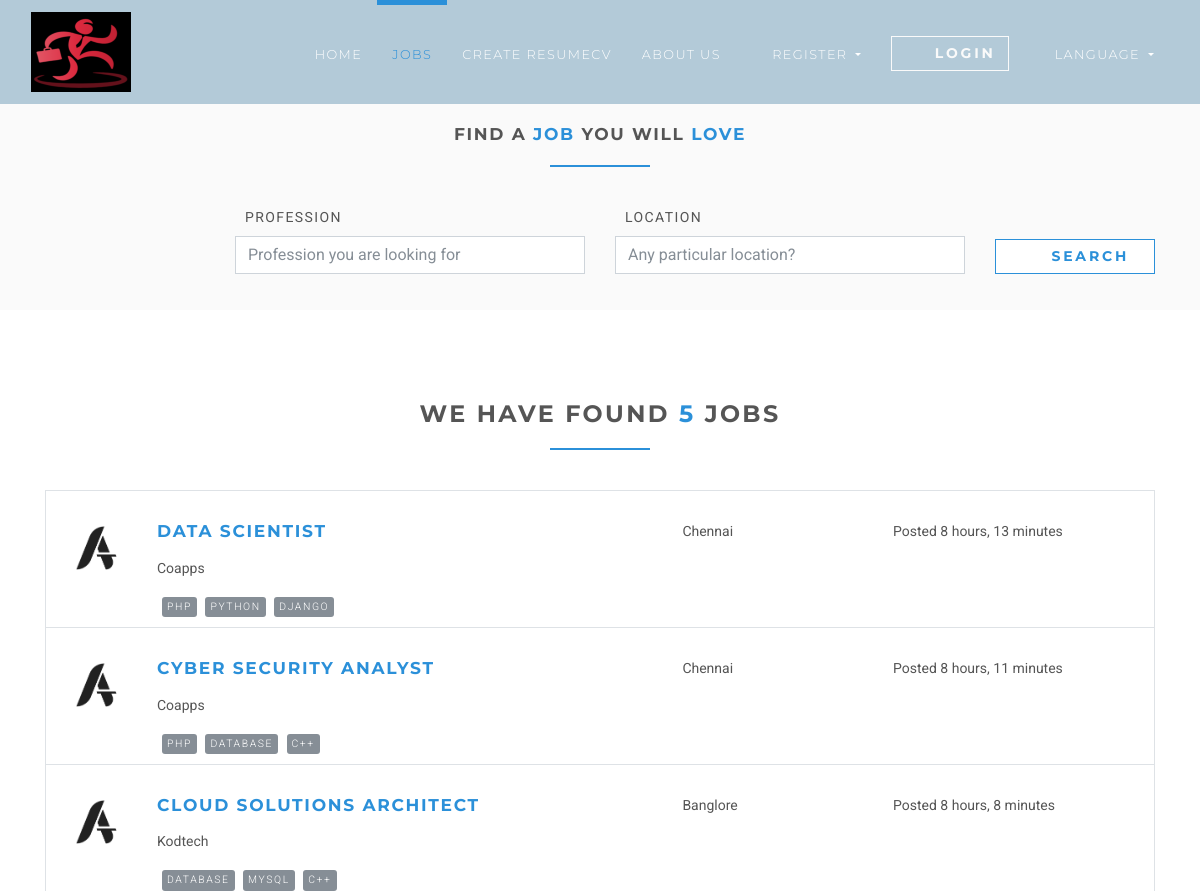
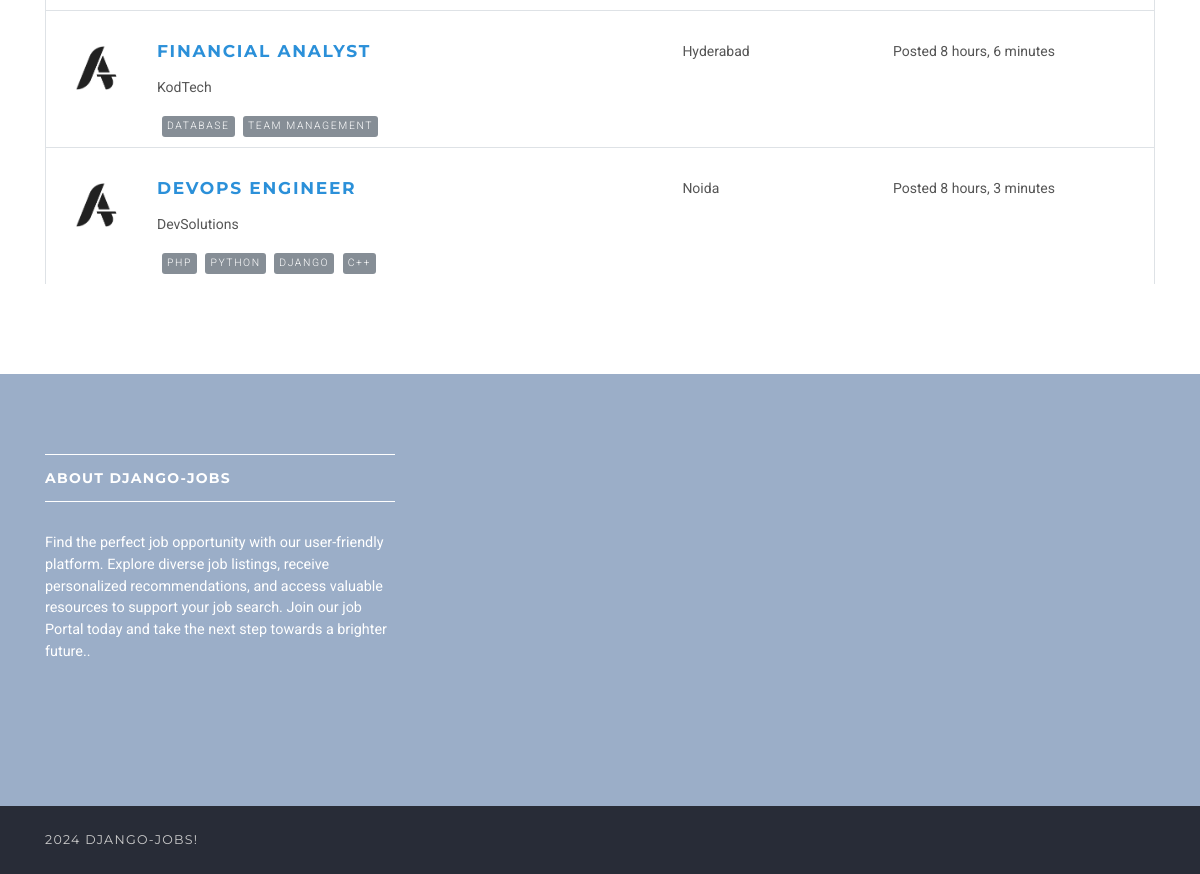
The page /en/jobs/ on the database its author committed (2 pictures, top to bottom).
### jobsapp/models.py (models this page shows, shortened)
class Job(models.Model):
    user = models.ForeignKey(User, on_delete=models.CASCADE)
    title = models.CharField(max_length=300)
    description = models.TextField()
    location = models.CharField(max_length=150)
    type = models.CharField(choices=JOB_TYPE, max_length=10)
    category = models.CharField(max_length=100)
    last_date = models.DateTimeField()
    company_name = models.CharField(max_length=100)
    company_description = models.CharField(max_length=300)
    website = models.CharField(max_length=100, default="")
    created_at = models.DateTimeField(default=timezone.now)
    filled = models.BooleanField(default=False)
    salary = models.IntegerField(default=0, blank=True)
    tags = models.ManyToManyField(Tag)
    vacancy = models.IntegerField(default=1)
    objects = JobManager()
    class Meta:
        ordering = ["id"]

### tags/models.py (models this page shows, shortened)
class Tag(models.Model):
    name = models.CharField(max_length=100)

### jobsapp/views/home.py (the view)
# urls.py: path("jobs/", JobListView.as_view(), name="jobs"),
class JobListView(ListView):
    model = Job
    template_name = "jobs/jobs.html"
    context_object_name = "jobs"
    paginate_by = 5
    def get_queryset(self):
        return self.model.objects.unfilled()
    def get_context_data(self, **kwargs):
        data = super().get_context_data(**kwargs)
        data['total_jobs'] = self.model.objects.unfilled().count()
        return data

### jobsapp/manager.py (called while the page is built)
    def unfilled(self, *args, **kwargs):
        return self.filter(filled=False, *args, **kwargs)

### templates/jobs/jobs.html (shortened to what this page needs)
{% extends 'base.html' %}
{% load static %}
{% load is_favorited %}
{% block content %}
    <section class="job-form-section job-form-section--compressed">
        <div class="container">
            <h4 class="heading">Find a <span class="accent">job </span> you will <span class="accent">love</span></h4>
            <form id="job-main-form" method="get" class="job-main-form">
                <div class="controls">
                    <div class="row align-items-end">
                        <div class="col-sm-1 col-lg-2"></div>
                        <div class="col-sm-5 col-lg-4 form-group">
                            <label for="profession">Profession</label>
                            <input type="text" id="profession" name="profession"
                                   placeholder="Profession you are looking for" class="form-control">
                        </div>
                        <div class="col-sm-5 col-lg-4 form-group">
                            <label for="location">Location</label>
                            <input type="text" id="location" name="location" placeholder="Any particular location?"
                                   value="" class="form-control">
                        </div>
                        <div class="col-sm-1 col-lg-2 form-group">
                            <button type="submit" class="btn btn-outline-white-primary job-main-form__button">
                                <i class="fa fa-search"></i> Search
                            </button>
                        </div>
                    </div>
                </div>
            </form>
        </div>
    </section>
    <section>
        <div class="container">
            <h3 class="heading">We have found <span class="accent">{{ total_jobs }}</span> jobs</h3>
            {% for job in jobs %}
                <div class="job-listing  ">
                    <div class="row">
                        <div class="col-md-12 col-lg-6">
                            <div class="row">
                                <div class="col-2">
                                    <img src="{% static 'img/company-1.png' %}"
                                         alt="company image " class="img-fluid">
                                </div>
                                <div class="col-10">
                                    <h4 class="job__title"><a
                                            href="{% url 'jobs:jobs-detail' job.id %}">{{ job.title }}</a></h4>
                                    <p class="job__company">
                                        {{ job.company_name }}
                                    </p>
                                    {% for tag in job.tags.all %}
                                        <span style="color: #ffffff;" class="badge featured-badge badge-secondary">{{ tag.name }}</span>
                                    {% endfor %}
                                </div>
                            </div>
                        </div>
                        <div class="col-10 col-md-3 col-lg-2 ml-auto">
                            <i class="fa fa-map-marker job__location"></i>
                            {{ job.location }}
                        </div>
                        <div class="col-10 col-md-3 col-lg-3 ml-auto">
                            <p>Posted {{ job.created_at|timesince }}</p>
                        </div>
                    </div>
                </div>
            {% endfor %}
        </div>
    </section>
{% endblock %}

### static/css/style.default.css (style rules this page uses)
html { height:100% }
body { height:100% }
section { position:relative;padding-top:90px;padding-bottom:90px }
button { cursor:pointer }
.heading { text-align:center;margin-bottom:40px }
.heading:after { content:" ";display:block;width:100px;height:2px;margin:20px auto 20px;background:#2b90d9 }
a,button { -webkit-transition:all .2s ease-out;transition:all .2s ease-out }
a i.fa,button i.fa { margin:0 5px }
.accent { color:#2b90d9 }
.badge { text-transform:uppercase;letter-spacing:.2em;font-weight:400;font-size:0.65rem;padding:7px }
.featured-badge { font-weight:300;border-radius:3px;margin-left:5px;padding:5px;letter-spacing:0.1rem }
.job-form-section { padding:80px 0;background:#fafafa }
.job-form-section .job-main-form { margin-bottom:40px }
.job-form-section .job-main-form label { text-transform:uppercase;letter-spacing:0.1em;margin-left:10px }
.job-form-section.job-form-section--compressed { padding:20px }
.job-form-section.job-form-section--compressed .job-main-form { margin-bottom:0 }
.job-main-form__button { margin-top:15px;display:block;width:100% }
.job-listing { border:solid 1px #dee2e6;border-bottom:none;padding-top:30px;padding-bottom:10px;padding-left:19px;padding-right:15px;clear:both;-webkit-transition:all .2s ease-out;transition:all .2s ease-out }
.job__title { margin-top:0 }
.job__location { margin-right:5px;color:#868e96 }
.btn { font-weight:700;font-family:"Montserrat",Helvetica,Arial,sans-serif;border:1px solid transparent;text-transform:uppercase;letter-spacing:0.2em;padding:.375rem .75rem;font-size:.875rem;line-height:1.5;border-radius:0;-webkit-transition:background-color 0.15s ease-in-out,border-color 0.15s ease-in-out,-webkit-box-shadow 0.15s ease-in-out;transition:background-color 0.15s ease-in-out,border-color 0.15s ease-in-out,-webkit-box-shadow 0.15s ease-in-out;transition:background-color 0.15s ease-in-out,border-color 0.15s ease-in-out,box-shadow 0.15s ease-in-out;transition:background-color 0.15s ease-in-out,border-color 0.15s ease-in-out,box-shadow 0.15s ease-in-out,-webkit-box-shadow 0.15s ease-in-out }
.btn-outline-white-primary { color:#2b90d9;background-color:#fff;background-image:none;border-color:#2b90d9 }
body { font-family:"Roboto",Helvetica,Arial,sans-serif;font-size:.875rem;font-weight:400;line-height:1.5;color:#555;background-color:#fff }
a { color:#2b90d9;text-decoration:none }
h1,h2,h3,h4,h5,h6,.h1,.h2,.h3,.h4,.box-simple h3,.box-image .name h3,.box-image-text .top .name h3,.box-image-text .top .name h4,.h5,.h6 { margin-bottom:1rem;font-family:"Montserrat",Helvetica,Arial,sans-serif;font-weight:700;line-height:1.2;color:#555;text-transform:uppercase;letter-spacing:0.1em }
h3,.h3 { font-size:1.4875rem }
h4,.h4,.box-simple h3,.box-image .name h3,.box-image-text .top .name h3,.box-image-text .top .name h4 { font-size:1.0675rem }
.badge-secondary { color:color-yiq(#868e96);background-color:#868e96 }
.form-control { padding:.375rem .75rem;font-size:1rem;line-height:1.5;color:#868e96;background-color:#fff;border:1px solid #ced4da;border-radius:0;-webkit-transition:border-color ease-in-out 0.15s,-webkit-box-shadow ease-in-out 0.15s;transition:border-color ease-in-out 0.15s,-webkit-box-shadow ease-in-out 0.15s;transition:border-color ease-in-out 0.15s,box-shadow ease-in-out 0.15s;transition:border-color ease-in-out 0.15s,box-shadow ease-in-out 0.15s,-webkit-box-shadow ease-in-out 0.15s }
.form-control::placeholder { color:#868e96 }

### rows shown on the page
Job: title "DATA SCIENTIST", company_name "Coapps", location "Chennai", created_at "8 hours, 13 minutes"
Tag: name "PHP"
Tag: name "PYTHON"
Tag: name "DJANGO"
Job: title "CYBER SECURITY ANALYST", company_name "Coapps", location "Chennai", created_at "8 hours, 11 minutes"
Tag: name "DATABASE"
Tag: name "C++"
Job: title "CLOUD SOLUTIONS ARCHITECT", company_name "Kodtech", location "Banglore", created_at "8 hours, 8 minutes"
Tag: name "MYSQL"
Job: title "FINANCIAL ANALYST", company_name "KodTech", location "Hyderabad", created_at "8 hours, 6 minutes"
Tag: name "TEAM MANAGEMENT"
Job: title "DEVOPS ENGINEER", company_name "DevSolutions", location "Noida", created_at "8 hours, 3 minutes"

### other values the page prints
{{ total_jobs }} "5"
